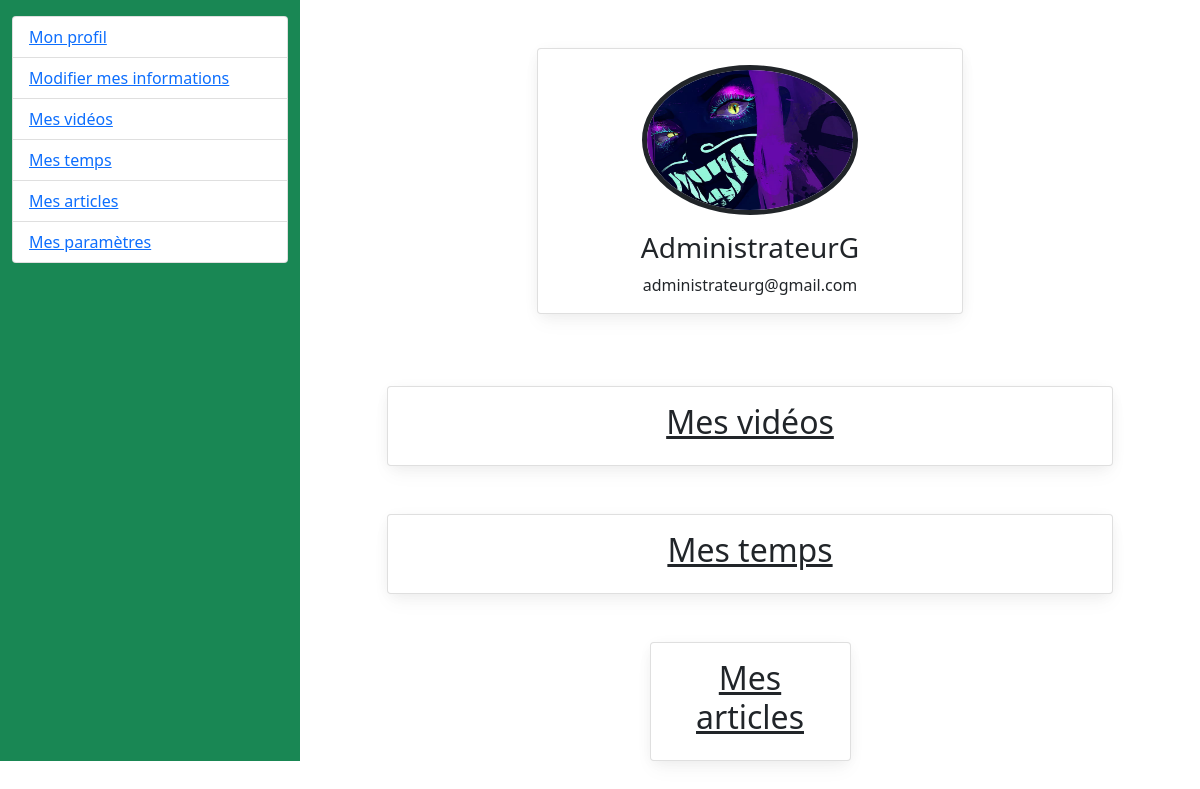
Screenshot of /pages/UserProfile.php (signed in) with the database file from the repository.
### tables this page shows
CREATE TABLE IF NOT EXISTS `users` (
  `id` int NOT NULL AUTO_INCREMENT,
  `username` varchar(50) NOT NULL,
  `user_email` varchar(320) NOT NULL,
  `profile_picture` varchar(255) DEFAULT NULL,
  `password` char(60) NOT NULL,
  `user_description` text,
  `registration_time` timestamp NULL DEFAULT CURRENT_TIMESTAMP,
  `is_admin` tinyint NOT NULL DEFAULT '0' COMMENT '0 = non\r\n1 = oui',
  PRIMARY KEY (`id`)
);

### php/Utilities.php (called while the page is built, shortened)
<?php
class Utilities
{
    public $sql ="";
    public function __construct($id)
    {
        $this->sql = new PDO('mysql:host=localhost;dbname=speedrun_website', 'root', '');
    }
    public function Get($column, $table, $row ,$id)
    {
        $req = "SELECT " . $column . " FROM " . $table . " WHERE " . $row . " = '" . $id . "'; ";
        $result = $this->sql->query($req);
        if ($result !== false)
        {
            $tlbresult = $result->fetchAll();
            if (count($tlbresult) > 0)
            {
                return $tlbresult[0][0];
            }
            else
            {
                return null;
            }
        }
        else
        {
            return null;
        }
    }
}
?>

### pages/UserProfile.php (the view, shortened to what this page needs)
<?php
require_once('../php/Utilities.php');
$utils = new Utilities(0);
?>
<!DOCTYPE html>
<html lang="en">
    <head>
        <link href="https://cdnjs.cloudflare.com/ajax/libs/mdb-ui-kit/6.2.0/mdb.min.css" rel="stylesheet"/>
        <link rel="stylesheet" href="https://maxcdn.bootstrapcdn.com/bootstrap/4.5.2/css/bootstrap.min.css">
        <link rel="stylesheet" href="https://stackpath.bootstrapcdn.com/bootstrap/5.0.0-alpha1/css/bootstrap.min.css">
    </head>
    <body>
        <div class="container-fluid">
            <form method="get">
                <div class="row">
                    <div class="col-sm-3 bg-success">
                        <ul class="list-group my-3">
                            <li class="list-group-item"><a href="#">Mon profil</a></li>
                            <li class="list-group-item"><a href="../php/UpdateProfile.php?id=<?php echo $_SESSION['user_id']; ?>">Modifier mes informations</a></li>
                            <li class="list-group-item"><a href="#user_videos">Mes vidéos</a></li>
                            <li class="list-group-item"><a href="#user_times">Mes temps</a></li>
                            <li class="list-group-item"><a href="#user_times">Mes articles</a></li>
                            <li class="list-group-item"><a href="#user_articles">Mes paramètres</a></li>
                        </ul>
                </div>
            </form>
                    <div class="col-9">
                        <div class="row mt-5 justify-content-center">
                            <div class="col-md-6">
                                <div class="card">
                                    <div class="card-body text-center">
                                    <?php
                                    if($utils->Get("profile_picture", 'users', 'id', $_SESSION['user_id']) !== null)
                                    {?>
                                            <img src="../img/UsersProfilePictures/<?php echo $utils->Get("profile_picture", 'users', 'id', $_SESSION['user_id']); ?>" class="rounded-circle border border-5 border-dark mb-3" height="150" alt="User profile picture"">
                            <?php }
                                        else
                                        {?>
                                            <img src="../img/default_avatar.png" class="rounded-circle border border-5 border-dark mb-3" height="150" alt="User profile picture"">
                                        <?php }?><h3 class="card-title"><?php echo($_SESSION['user_name']); ?></h3>
                                        <p class="card-text"> <?php echo $utils->Get("user_email", 'users', 'id', $_SESSION['user_id']); ?> </p>
                                    </div>
                                </div>
                            </div>
                        </div>
                        <br>
                        <div class="row mt-5 d-flex justify-content-center" id="user_videos">
                            <div class="col-lg-10 col-mg-12">
                                <div class="card">
                                    <div class="card-body text-center">
                                        <h2><u>Mes vidéos</u></h2>
                                        </div>
                                    </div>
                                </div>
                            </div>
                        <div class="row mt-5 d-flex justify-content-center" id="user_times">
                            <div class="col-lg-10 col-mg-12">
                                <div class="card">
                                    <div class="card-body text-center">
                                        <h2><u>Mes temps</u></h2>
                                    </div>
                                </div>
                            </div>
                            </div>
                        <div class="row mt-5 d-flex justify-content-center" id="user_articles">
                        <div class="col-lg-3 col-mg-4">
                            <div class="card">
                                <div class="card-body text-center">
                                    <h2><u>Mes articles</u></h2>
                            </div>
                        </div>
                    </div>
                </div>
            </div>
        </div>
    </body>
</html>

### rows the page displays
users: profile_picture (picture), user_email "administrateurg@gmail.com"

### other values shown
$_SESSION['user_name'] "AdministrateurG"
